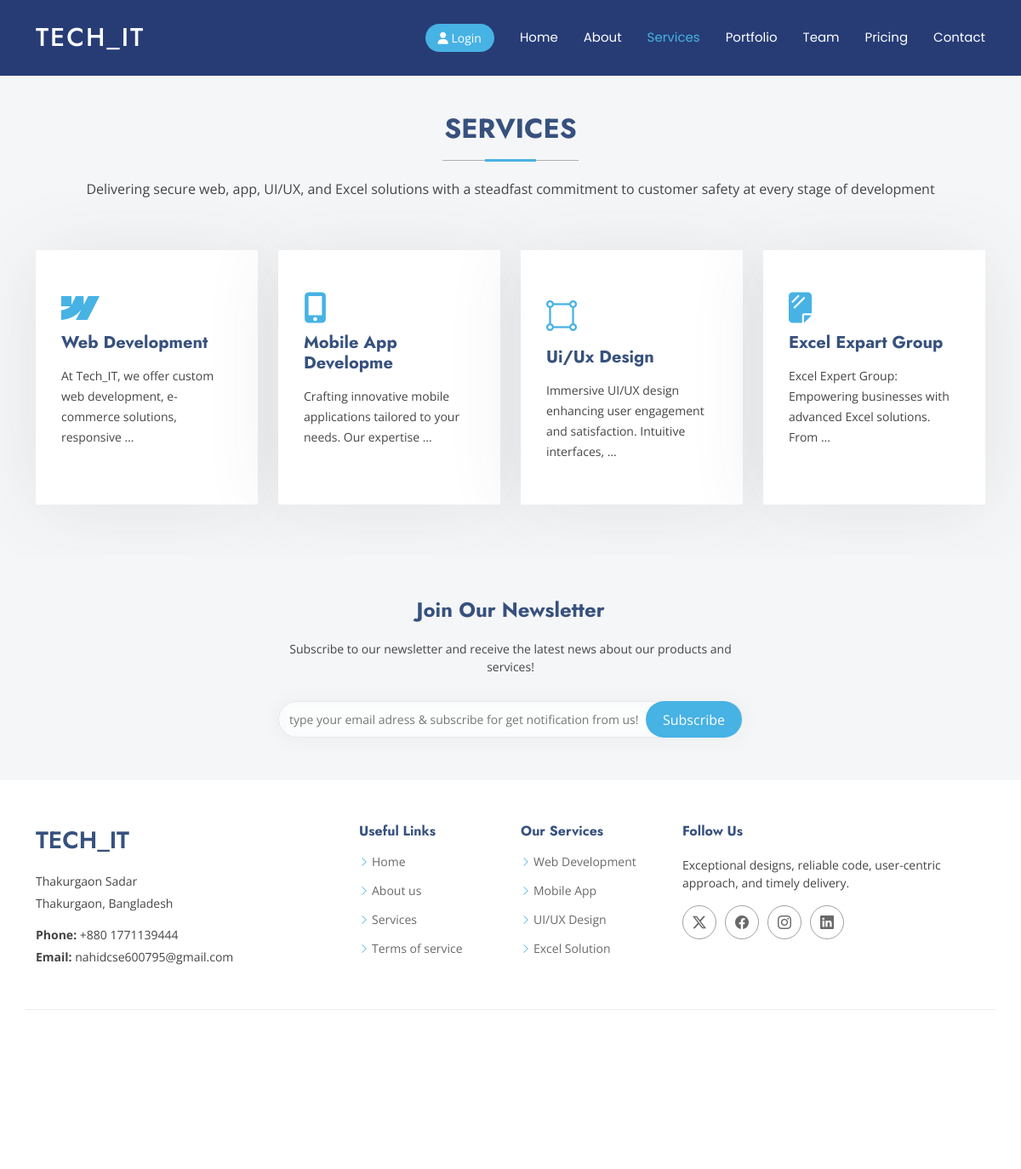
Page /services/ on the committed database.
### Functions/models.py (models this page shows)
class Services(models.Model):
    Title = models.CharField(max_length=20)
    discription = models.TextField(null=True, blank= True)
    icon_class = models.CharField(max_length=200, null=True, blank= True)
    image = models.ImageField(upload_to='services', null=True, blank=True)
    status = models.BooleanField(default=True)

### Functions/views.py (the view)
# urls.py: path('services/', ServicePage.as_view(), name ='services' ),
class ServicePage(View):
    def get(self, request):
        service = Services.objects.filter(status = True)
        cp =  {
            'services':service
        }
        return render(request,'service/service.html', context=cp)

### Functions/context.py (called while the page is built)
def context_data(request):
    number = PublicMessage.objects.filter(seen_status = False).count()
    return{
        "number":number,
    }

### templates/service/service.html (shortened to what this page needs)
{% extends 'base_template.html' %}
{% block content %}
<div class="mt-5" style="color: white;">.</div>
    <section id="services" class="services section">
        <div class="container section-title" data-aos="fade-up">
          <h2>Services</h2>
          <p>Delivering secure web, app, UI/UX, and Excel solutions with a steadfast commitment to customer safety at every stage of development</p>
        </div>
        <div class="container">
          <div class="row gy-4">
            {% for x in services %}
            <div class="col-xl-3 col-md-6 d-flex" data-aos="fade-up" data-aos-delay="100">
              <div class="service-item position-relative">
                <div class="icon"> <i class="{{x.icon_class}}"></i> </div>
                <h4><a href="/learmore_services/?service_id={{x.id}}" class="stretched-link">{{x.Title}}</a></h4>
                <p>{{ x.discription|truncatewords:10}}    </p>
              </div>
            </div>
            {% endfor %}
          </div>
        </div>
      </section>
{% endblock content %}

### static/assets/css/main.css (style rules this page uses)
:root { --default-font: "Open Sans", system-ui, -apple-system, "Segoe UI", Roboto, "Helvetica Neue", Arial, "Noto Sans", "Liberation Sans", sans-serif, "Apple Color Emoji", "Segoe UI Emoji", "Segoe UI Symbol", "Noto Color Emoji"; --heading-font: "Jost", sans-serif; --nav-font: "Poppins", sans-serif; }
:root { --background-color: #ffffff; --default-color: #444444; --heading-color: #37517e; --accent-color: #47b2e4; --contrast-color: #ffffff; }
:root { --nav-color: #ffffff; --nav-hover-color: #47b2e4; --nav-dropdown-background-color: #ffffff; --nav-dropdown-color: #444444; --nav-dropdown-hover-color: #47b2e4; }
:root { --hero-background-color: #37517e; --hero-color: #ffffff; }
:root { scroll-behavior: smooth; }
body { color: var(--default-color); background-color: var(--background-color); font-family: var(--default-font); }
a { color: var(--accent-color); text-decoration: none; transition: 0.3s; }
h1, h2, h3, h4, h5, h6 { color: var(--heading-color); font-family: var(--heading-font); }
section, .section { color: var(--default-color); background-color: var(--background-color); padding: 60px 0; scroll-margin-top: 88px; overflow: clip; }
.section-title { text-align: center; padding-bottom: 60px; position: relative; }
.section-title h2 { font-size: 32px; font-weight: 700; margin-bottom: 20px; padding-bottom: 20px; text-transform: uppercase; position: relative; }
.section-title h2:before { content: ""; position: absolute; display: block; width: 160px; height: 1px; background: color-mix(in srgb, var(--default-color), transparent 60%); left: 0; right: 0; bottom: 1px; margin: auto; }
.section-title h2::after { content: ""; position: absolute; display: block; width: 60px; height: 3px; background: var(--accent-color); left: 0; right: 0; bottom: 0; margin: auto; }
.section-title p { margin-bottom: 0; }
.services { --background-color: color-mix(in srgb, var(--heading-color), transparent 95%); }
.services .service-item { box-shadow: 0px 5px 90px 0px color-mix(in srgb, var(--default-color), transparent 90%); padding: 50px 30px; transition: all ease-in-out 0.4s; background-color: var(--contrast-color); height: 100%; }
.services .service-item .icon { margin-bottom: 10px; }
.services .service-item .icon i { color: var(--accent-color); font-size: 36px; transition: 0.3s; }
.services .service-item h4 { font-weight: 700; margin-bottom: 15px; font-size: 20px; }
.services .service-item h4 a { color: var(--heading-color); transition: ease-in-out 0.3s; }
.services .service-item p { line-height: 24px; font-size: 14px; margin-bottom: 0; }

### rows in the picture
Services: Title "Web Development", discription "At Tech_IT, we offer custom web development, e-commerce solutions, responsive …"
Services: Title "Mobile App Developme", discription "Crafting innovative mobile applications tailored to your needs. Our expertise …"
Services: Title "Ui/Ux Design", discription "Immersive UI/UX design enhancing user engagement and satisfaction. Intuitive interfaces, …"
Services: Title "Excel Expart Group", discription "Excel Expert Group: Empowering businesses with advanced Excel solutions. From …"
